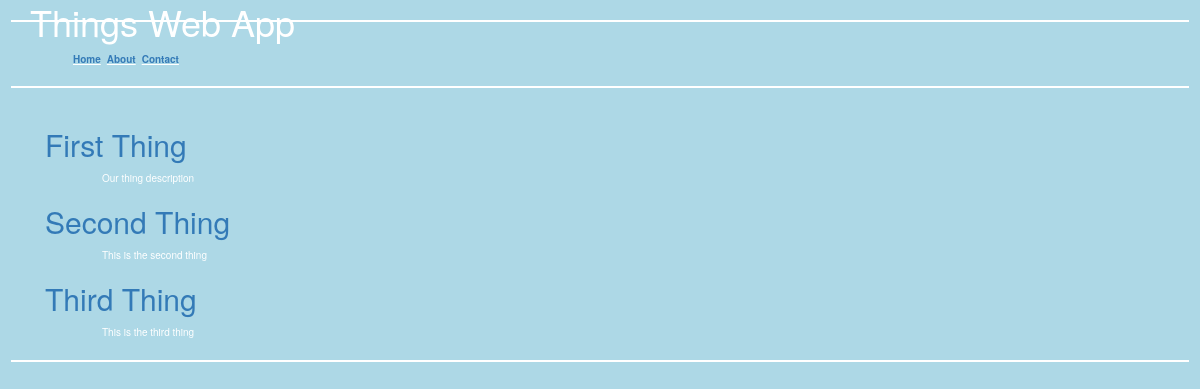
Before: / with the older database file.
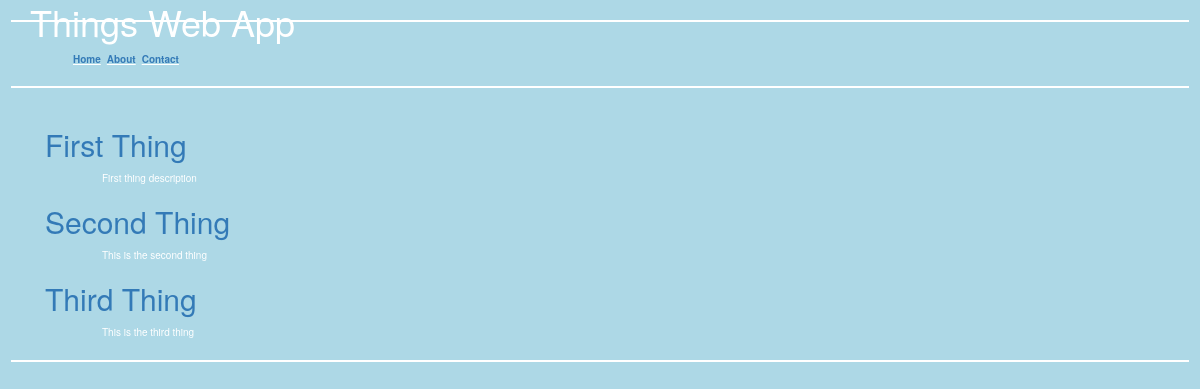
After: the same page with the newer database file.
### collection/models.py (models this page shows)
class Thing(models.Model):
    name = models.CharField(max_length=255)
    description = models.TextField()
    slug = models.SlugField(unique=True)

### collection/views.py (the view)
# urls.py: url(r'^$', 'collection.views.index', name='home'),
def index(request):
    things = Thing.objects.all()
    return render(request, 'index.html', {
        'things': things,
    })

### collection/templates/index.html (shortened to what this page needs)
{% extends 'layouts/base.html' %}
{% load staticfiles %}
{% block content %}
  <div class="container">
      {% for thing in things %}
        <h2><a href="{% url 'thing_detail' slug=thing.slug %}">{{ thing.name }}</a></h2>
        <p>{{ thing.description }}</p>
      {% endfor %}
  </div>
{% endblock %}

Changed rows visible on the page:
changed Thing "First Thing": description "Our thing description" → "First thing description"
